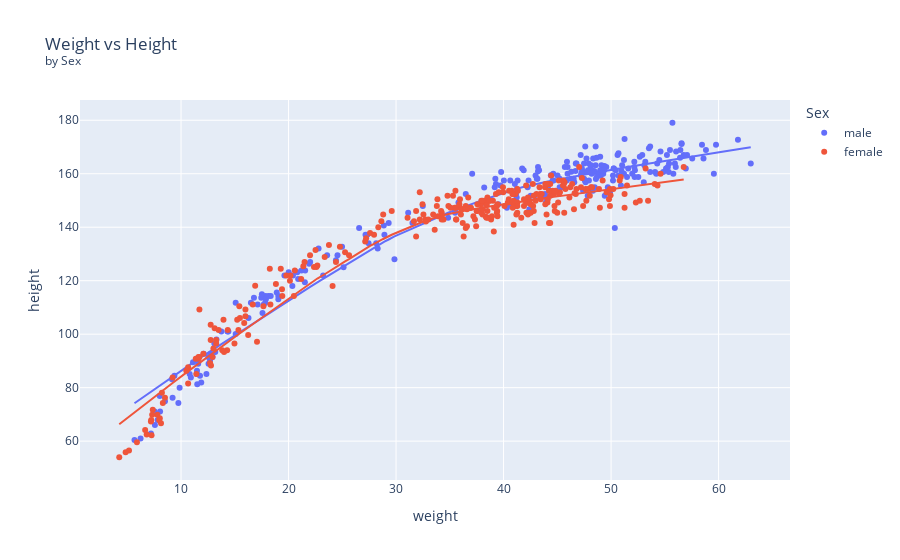

Notebook cell for this chart:
### Code cell
px.scatter(
    data,
    x='weight',
    y='height',
    color=data['male'].apply(lambda x: 'male' if x else 'female'),
    trendline='lowess',
    labels={'color': 'Sex'},
    title="Weight vs Height<br><sup>by Sex</sup>"
)

### Figure 1 — Plotly figure (JSON) as saved in the notebook; plotly's stock layout.template omitted (floating-point values rounded to 4 significant figures; data arrays with more than 128 entries replaced by an {"elided": "..."} marker saying what was removed)
{"data": [{"hovertemplate": "Sex=male<br>weight=%{x}<br>height=%{y}<extra></extra>", "legendgroup": "male", "marker": {"color": "#636efa", "symbol": "circle"}, "mode": "markers", "name": "male", "orientation": "v", "showlegend": true, "type": "scatter", "x": {"elided": "257 float values"}, "xaxis": "x", "y": {"elided": "257 float values"}, "yaxis": "y"}, {"hovertemplate": "<b>LOWESS trendline</b><br><br>Sex=male<br>weight=%{x}<br>height=%{y} <b>(trend)</b><extra></extra>", "legendgroup": "male", "marker": {"color": "#636efa", "symbol": "circle"}, "mode": "lines", "name": "male", "showlegend": false, "type": "scatter", "x": {"elided": "257 float values"}, "xaxis": "x", "y": {"elided": "257 float values"}, "yaxis": "y"}, {"hovertemplate": "Sex=female<br>weight=%{x}<br>height=%{y}<extra></extra>", "legendgroup": "female", "marker": {"color": "#EF553B", "symbol": "circle"}, "mode": "markers", "name": "female", "orientation": "v", "showlegend": true, "type": "scatter", "x": {"elided": "287 float values"}, "xaxis": "x", "y": {"elided": "287 float values"}, "yaxis": "y"}, {"hovertemplate": "<b>LOWESS trendline</b><br><br>Sex=female<br>weight=%{x}<br>height=%{y} <b>(trend)</b><extra></extra>", "legendgroup": "female", "marker": {"color": "#EF553B", "symbol": "circle"}, "mode": "lines", "name": "female", "showlegend": false, "type": "scatter", "x": {"elided": "287 float values"}, "xaxis": "x", "y": {"elided": "287 float values"}, "yaxis": "y"}], "layout": {"legend": {"title": {"text": "Sex"}, "tracegroupgap": 0}, "title": {"text": "Weight vs Height<br><sup>by Sex</sup>"}, "xaxis": {"anchor": "y", "domain": [0, 1], "title": {"text": "weight"}}, "yaxis": {"anchor": "x", "domain": [0, 1], "title": {"text": "height"}}}}
